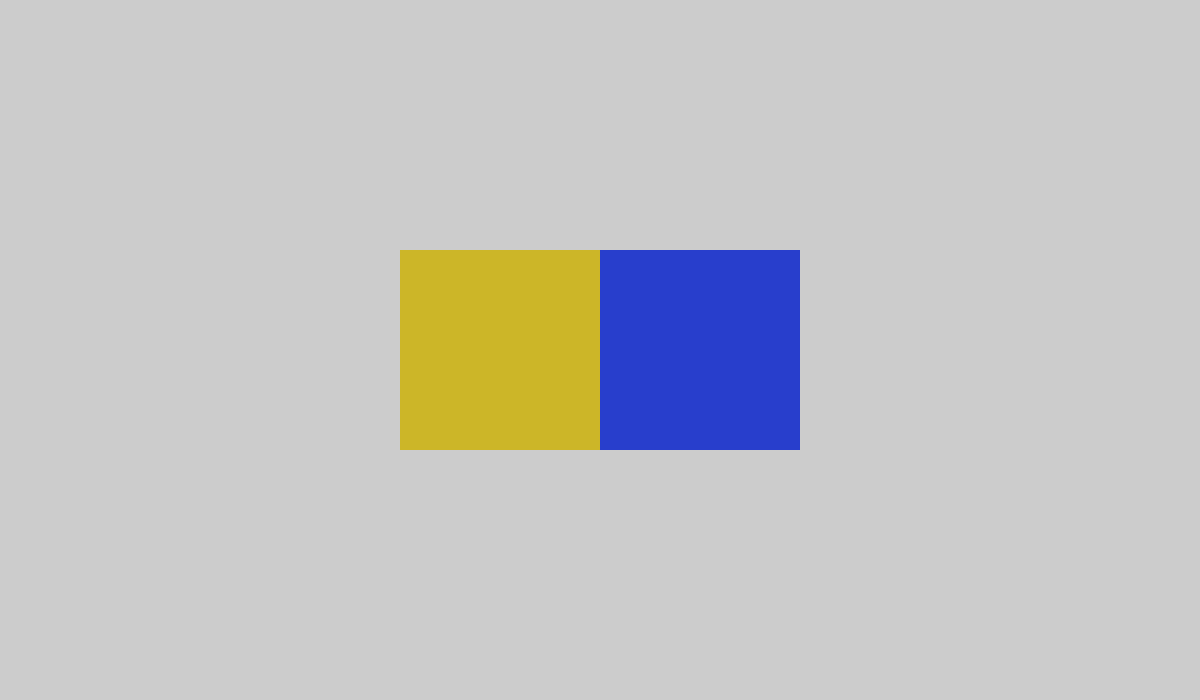
Frame 1 (no input)
Frame 60 (the mouse pressed at the canvas centre just before this capture): identical to frame 1, image omitted
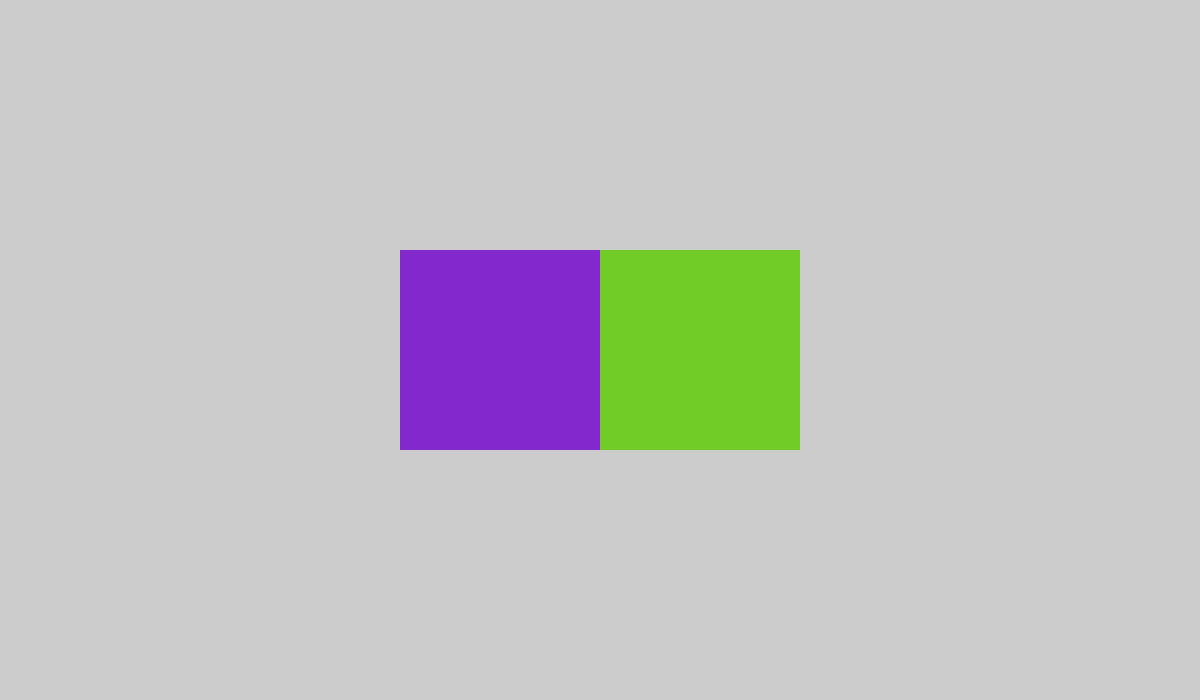
Frame 120 (the mouse held since frame 60 and released just before this capture)

The Processing sketch that drew these frames (run headless with seeded random() and noise(); from frame 60 on, the mouse is pressed at the canvas centre):

// Processing sketch: es506c
// ── es506c.pde
boolean change = false;
int hue1;
int hue2;
int hue3;
int saturation;
int brightness;
color c;

void setup() {
  size(1200,700);
  hue1 = (int)random(0,360);
}

void draw() {
  hue2 = (hue1+180)%360;
  noStroke();
  colorMode(HSB, 360,100,100);
  rectMode(CENTER); 
  saturation = 80;
  brightness = 80;
  fill(hue2, saturation, brightness);
  rect(width/2-100,height/2, 200, 200);
  fill(hue1, saturation, brightness);
  rect(width/2+100,height/2, 200, 200);
}

void mousePressed() {
  hue1 = (int)random(0,360);
}
